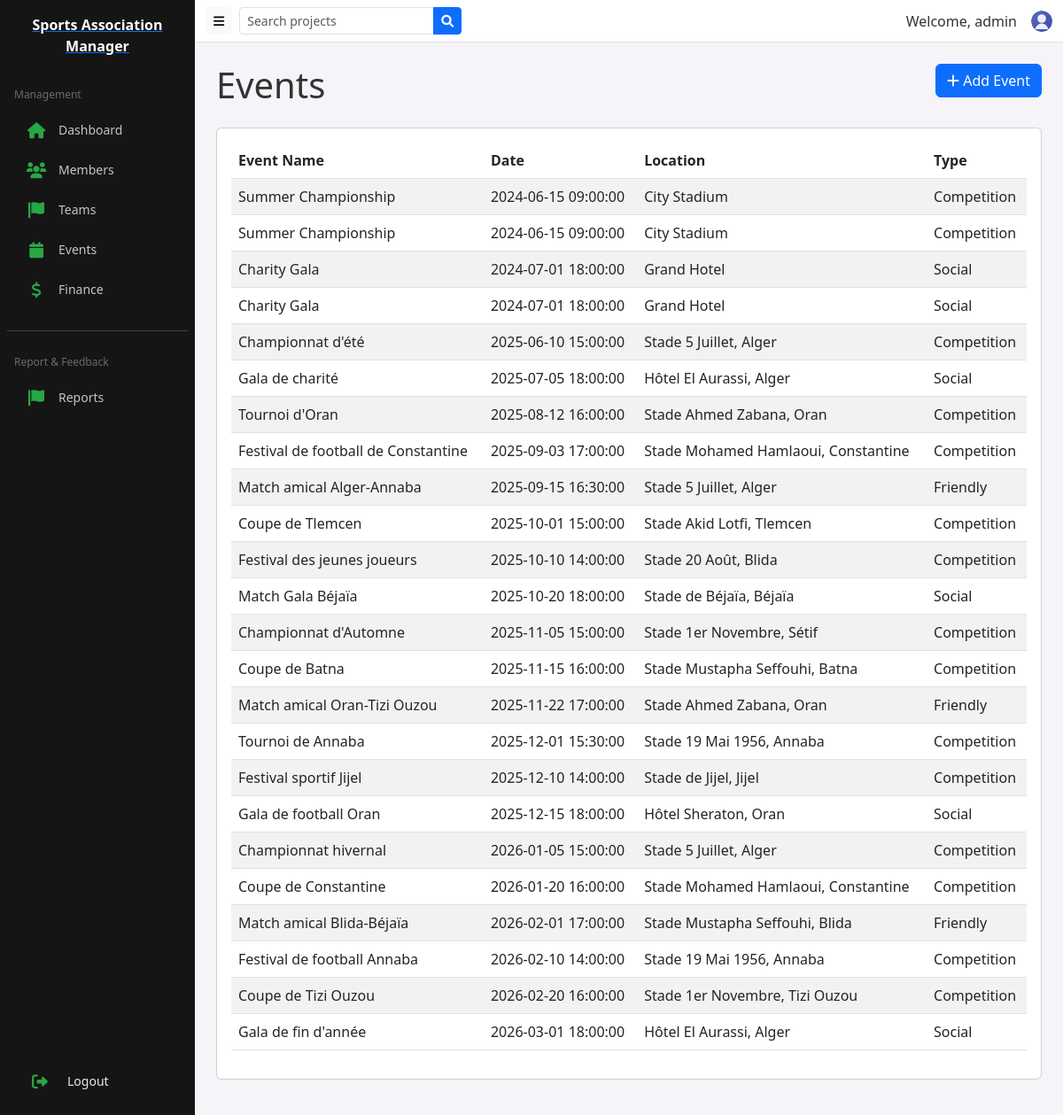
The page /public/event (signed in) on the database its author committed.
### tables this page shows
CREATE TABLE `events` (
  `id` int NOT NULL,
  `event_name` varchar(100) NOT NULL,
  `event_date` datetime NOT NULL,
  `location` varchar(255) DEFAULT NULL,
  `type` varchar(50) DEFAULT NULL,
  `description` text,
  `created_at` timestamp NULL DEFAULT CURRENT_TIMESTAMP
);

### app/controllers/EventController.php (called while the page is built, shortened)
<?php
class EventController extends Controller {
    private $eventModel;
    public function __construct(){
        $this->eventModel = $this->model('Event');
    }
    public function index(){
        $events = $this->eventModel->getEvents();
        $data = ['events' => $events];
        $this->view('events/index', $data);
    }
}

### app/core/App.php (called while the page is built, shortened)
<?php
class App {
    protected $currentMethod = 'index';
    public function __construct(){
        $url = $this->getUrl();
        if(isset($url[0]) && file_exists('../app/controllers/' . ucwords($url[0]) . 'Controller.php')){
            unset($url[0]);
        }
        $this->currentController = new $this->currentController;
        if(isset($url[1])){
            if(method_exists($this->currentController, $url[1])){
                $this->currentMethod = $url[1];
                unset($url[1]);
            }
        } else {
            $controllerClass = is_object($this->currentController) ? get_class($this->currentController) : $this->currentController;
            if($controllerClass === 'AuthController'){
                $this->currentMethod = 'login';
            } else {
                $this->currentMethod = 'index';
            }
        }
        $this->params = $url ? array_values($url) : [];
        call_user_func_array([$this->currentController, $this->currentMethod], $this->params);
    }
    public function getUrl(){
        if(isset($_GET['url'])){
            $url = rtrim($_GET['url'], '/');
            $url = filter_var($url, FILTER_SANITIZE_URL);
            $url = explode('/', $url);
            return $url;
        }
        return [];
    }
}

### public/index.php (called while the page is built, shortened)
<?php
$init = new App();

### app/core/Database.php (called while the page is built, shortened)
<?php
class Database {
    private $host = DB_HOST;
    private $user = DB_USER;
    private $pass = DB_PASS;
    private $dbname = DB_NAME;
    private $dbh;
    private $stmt;
    public function __construct(){
        $dsn = 'mysql:host=' . $this->host . ';dbname=' . $this->dbname;
        $options = array(
            PDO::ATTR_PERSISTENT => true,
            PDO::ATTR_ERRMODE => PDO::ERRMODE_EXCEPTION
        );
        try{
            $this->dbh = new PDO($dsn, $this->user, $this->pass, $options);
        } catch(PDOException $e){
            $this->error = $e->getMessage();
            if(defined('SHOW_DB_MESSAGES') && SHOW_DB_MESSAGES){
                echo "❌ خطأ في الاتصال: " . $this->error;
            } else {
                error_log('Database connection error: ' . $this->error);
            }
        }
    }
    public function query($sql){
        $this->stmt = $this->dbh->prepare($sql);
    }
    public function execute(){
        return $this->stmt->execute();
    }
    public function resultSet(){
        $this->execute();
        return $this->stmt->fetchAll(PDO::FETCH_OBJ);
    }
}

### app/models/Event.php (called while the page is built, shortened)
<?php
class Event extends Model {
    public function getEvents(){
        $this->db->query('SELECT * FROM events ORDER BY event_date ASC');
        return $this->db->resultSet();
    }
}

### app/core/Model.php (called while the page is built, shortened)
<?php
class Model {
    public function __construct(){
        $this->db = new Database;
    }
}

### app/views/events/index.php (the view)
<?php require APPROOT . '/views/layouts/header.php'; ?>
<div class="row mb-3">
    <div class="col-md-6">
        <h1>Events</h1>
    </div>
    <div class="col-md-6">
        <a href="<?php echo URLROOT; ?>/event/add" class="btn btn-primary float-end">
            <i class="fa fa-plus"></i> Add Event
        </a>
    </div>
</div>
<div class="card card-body mb-3">
    <table class="table table-striped">
        <thead>
            <tr>
                <th>Event Name</th>
                <th>Date</th>
                <th>Location</th>
                <th>Type</th>
            </tr>
        </thead>
        <tbody>
            <?php foreach($data['events'] as $event) : ?>
            <tr>
                <td><?php echo $event->event_name; ?></td>
                <td><?php echo $event->event_date; ?></td>
                <td><?php echo $event->location; ?></td>
                <td><?php echo $event->type; ?></td>
            </tr>
            <?php endforeach; ?>
        </tbody>
    </table>
</div>
<?php require APPROOT . '/views/layouts/footer.php'; ?>

### app/core/Controller.php (shortened to what this page needs)
<?php
class Controller {
    public function model($model){
        return new $model();
    }
    public function view($view, $data = []){
        if(file_exists('../app/views/' . $view . '.php')){
            require_once '../app/views/' . $view . '.php';
        } else {
            die('View does not exist');
        }
    }
}

### app/views/layouts/header.php (shortened to what this page needs)
<!DOCTYPE html>
<html lang="en">
<head>
    <link href="https://cdn.jsdelivr.net/npm/bootstrap@5.3.0/dist/css/bootstrap.min.css" rel="stylesheet">
    <link rel="stylesheet" href="https://cdnjs.cloudflare.com/ajax/libs/font-awesome/6.0.0/css/all.min.css">
    <link rel="stylesheet" href="<?php echo URLROOT; ?>/css/style.css">
</head>
<body>
    <?php if(isset($_SESSION['user_id'])): ?>
    <div class="app-wrapper d-flex">
        <aside class="app-sidebar">
            <div class="sidebar-header p-3 text-center">
                <a class="brand" href="<?php echo URLROOT; ?>">
                    <span class="brand-text"><?php echo SITENAME; ?></span>
                </a>
            </div>
            <nav class="nav flex-column p-2">
                <div class="sidebar-section">
                    <div class="section-title">Management</div>
                    <a class="nav-link" href="<?php echo URLROOT; ?>/dashboard"><i class="fa fa-home"></i><span class="nav-text">Dashboard</span></a>
                    <a class="nav-link" href="<?php echo URLROOT; ?>/member"><i class="fa fa-users"></i><span class="nav-text">Members</span></a>
                    <a class="nav-link" href="<?php echo URLROOT; ?>/team"><i class="fa fa-flag"></i><span class="nav-text">Teams</span></a>
                    <a class="nav-link" href="<?php echo URLROOT; ?>/event"><i class="fa fa-calendar"></i><span class="nav-text">Events</span></a>
                    <a class="nav-link" href="<?php echo URLROOT; ?>/subscription"><i class="fa fa-dollar-sign"></i><span class="nav-text">Finance</span></a>
                </div>
                <hr class="sidebar-sep"/>
                <div class="sidebar-section">
                    <div class="section-title">Report & Feedback</div>
                    <a class="nav-link" href="<?php echo URLROOT; ?>/report"><i class="fa fa-flag"></i><span class="nav-text">Reports</span></a>
                </div>
            </nav>
            <div class="sidebar-footer p-3">
                <a class="logout-btn nav-link text-start" href="<?php echo URLROOT; ?>/auth/logout"><i class="fa fa-sign-out-alt me-2"></i><span class="nav-text">Logout</span></a>
            </div>
        </aside>
        <div class="app-main flex-fill">
            <header class="app-topbar bg-white border-bottom">
                <div class="container-fluid d-flex align-items-center justify-content-between py-2">
                    <div class="d-flex align-items-center">
                        <button class="btn btn-light btn-sm me-2" id="sidebarToggle"><i class="fa fa-bars"></i></button>
                        <form class="d-none d-md-inline-block me-3">
                            <div class="input-group">
                                <input class="form-control form-control-sm" type="search" placeholder="Search projects">
                                <button class="btn btn-sm btn-primary" type="submit"><i class="fa fa-search"></i></button>
                            </div>
                        </form>
                    </div>
                    <div class="d-flex align-items-center">
                        <span class="me-3">Welcome, <?php echo $_SESSION['user_username']; ?></span>
                        <img src="<?php echo URLROOT; ?>/img/default-avatar.svg" class="rounded-circle avatar-sm" width="24" height="24" alt="default avatar">
                    </div>
                </div>
            </header>
            <main class="app-content p-4 container-fluid">
    <?php else: ?>
    <div class="container">
    <?php endif; ?>

### app/views/layouts/footer.php (shortened to what this page needs)
            </main>
        </div>
    </div>
</body>
</html>

### public/css/style.css (style rules this page uses)
:root { --sidebar-width:80px; --sidebar-expanded-width:220px; --sidebar-collapsed-width:80px; --brand-color:#28a745; --sidebar-bg: #151515; --sidebar-item-bg-hover: rgba(255,122,24,0.06); }
body { background:#f6f4f8;font-family:Segoe UI, Roboto, Helvetica, Arial, sans-serif;color:#333 }
.avatar-sm { width:24px;height:24px;object-fit:cover }
.app-wrapper { min-height:100vh;display:flex }
.app-sidebar { width:var(--sidebar-expanded-width);transition:width .20s ease,background .2s;background:var(--sidebar-bg);display:flex;flex-direction:column;min-height:100vh;color:#cfcfcf }
.app-sidebar .sidebar-header { padding:18px 12px;text-align:left }
.app-sidebar .brand { display:flex;align-items:center;gap:10px }
.app-sidebar .brand-text { font-weight:700;color:#fff }
.app-sidebar .nav { flex:1;overflow:auto;padding-bottom:6px }
.app-sidebar .sidebar-section { margin-bottom:6px }
.app-sidebar .section-title { font-size:12px;color:#6b6b6b;padding:10px 8px 6px 8px;text-transform:capitalize }
.app-sidebar .nav-link { color:#cfcfcf;padding:10px 12px;display:flex;flex-direction:row;align-items:center;gap:12px;text-decoration:none;border-left:4px solid transparent;margin:4px 4px;border-radius:6px }
.app-sidebar .nav-link i { font-size:18px;color:var(--brand-color);width:26px;text-align:center }
.app-sidebar .nav-link .nav-text { font-size:14px;opacity:0.95 }
.app-topbar { position:sticky;top:0;z-index:50 }
.app-main { flex:1 }
.app-content { padding-top:20px }
.sidebar-footer { position:static;margin-top:auto;display:flex;flex-direction:column;gap:6px;padding:12px }
.sidebar-footer .logout-btn { display:flex;align-items:center;gap:10px;color:#f5f5f5;padding:8px;border-radius:6px }

### rows shown on the page
events: event_name "Summer Championship", event_date "2024-06-15 09:00:00", location "City Stadium", type "Competition"
events: event_name "Summer Championship", event_date "2024-06-15 09:00:00", location "City Stadium", type "Competition"
events: event_name "Charity Gala", event_date "2024-07-01 18:00:00", location "Grand Hotel", type "Social"
events: event_name "Charity Gala", event_date "2024-07-01 18:00:00", location "Grand Hotel", type "Social"
events: event_name "Championnat d'été", event_date "2025-06-10 15:00:00", location "Stade 5 Juillet, Alger", type "Competition"
events: event_name "Gala de charité", event_date "2025-07-05 18:00:00", location "Hôtel El Aurassi, Alger", type "Social"
events: event_name "Tournoi d'Oran", event_date "2025-08-12 16:00:00", location "Stade Ahmed Zabana, Oran", type "Competition"
events: event_name "Festival de football de Constantine", event_date "2025-09-03 17:00:00", location "Stade Mohamed Hamlaoui, Constantine", type "Competition"
events: event_name "Match amical Alger-Annaba", event_date "2025-09-15 16:30:00", location "Stade 5 Juillet, Alger", type "Friendly"
events: event_name "Coupe de Tlemcen", event_date "2025-10-01 15:00:00", location "Stade Akid Lotfi, Tlemcen", type "Competition"
events: event_name "Festival des jeunes joueurs", event_date "2025-10-10 14:00:00", location "Stade 20 Août, Blida", type "Competition"
events: event_name "Match Gala Béjaïa", event_date "2025-10-20 18:00:00", location "Stade de Béjaïa, Béjaïa", type "Social"
events: event_name "Championnat d'Automne", event_date "2025-11-05 15:00:00", location "Stade 1er Novembre, Sétif", type "Competition"
events: event_name "Coupe de Batna", event_date "2025-11-15 16:00:00", location "Stade Mustapha Seffouhi, Batna", type "Competition"
events: event_name "Match amical Oran-Tizi Ouzou", event_date "2025-11-22 17:00:00", location "Stade Ahmed Zabana, Oran", type "Friendly"
events: event_name "Tournoi de Annaba", event_date "2025-12-01 15:30:00", location "Stade 19 Mai 1956, Annaba", type "Competition"
events: event_name "Festival sportif Jijel", event_date "2025-12-10 14:00:00", location "Stade de Jijel, Jijel", type "Competition"
events: event_name "Gala de football Oran", event_date "2025-12-15 18:00:00", location "Hôtel Sheraton, Oran", type "Social"
events: event_name "Championnat hivernal", event_date "2026-01-05 15:00:00", location "Stade 5 Juillet, Alger", type "Competition"
events: event_name "Coupe de Constantine", event_date "2026-01-20 16:00:00", location "Stade Mohamed Hamlaoui, Constantine", type "Competition"
events: event_name "Match amical Blida-Béjaïa", event_date "2026-02-01 17:00:00", location "Stade Mustapha Seffouhi, Blida", type "Friendly"
events: event_name "Festival de football Annaba", event_date "2026-02-10 14:00:00", location "Stade 19 Mai 1956, Annaba", type "Competition"
events: event_name "Coupe de Tizi Ouzou", event_date "2026-02-20 16:00:00", location "Stade 1er Novembre, Tizi Ouzou", type "Competition"
events: event_name "Gala de fin d'année", event_date "2026-03-01 18:00:00", location "Hôtel El Aurassi, Alger", type "Social"

### other values the page prints
SITENAME "Sports Association Manager"
$_SESSION['user_username'] "admin"
